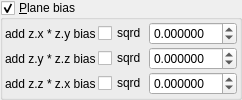
    <widget class="MyGroupBox" name="groupCheck_transf_function_enabledAz_false">
     <property name="font">
      <font>
       <weight>50</weight>
       <bold>false</bold>
      </font>
     </property>
     <property name="title">
      <string>&amp;Plane bias</string>
     </property>
     <property name="checkable">
      <bool>true</bool>
     </property>
     <layout class="QVBoxLayout" name="verticalLayout_7">
      <property name="leftMargin">
       <number>2</number>
      </property>
      <property name="topMargin">
       <number>2</number>
      </property>
      <property name="rightMargin">
       <number>2</number>
      </property>
      <property name="bottomMargin">
       <number>2</number>
      </property>
      <item>
       <layout class="QGridLayout" name="gridLayout_9" columnstretch="0,0,1">
        <property name="spacing">
         <number>2</number>
        </property>
        <item row="2" column="2">
         <widget class="MyDoubleSpinBox" name="spinbox3_transf_scale3D_000_z">
          <property name="enabled">
           <bool>true</bool>
          </property>
          <property name="sizePolicy">
           <sizepolicy hsizetype="Minimum" vsizetype="Maximum">
            <horstretch>0</horstretch>
            <verstretch>0</verstretch>
           </sizepolicy>
          </property>
          <property name="prefix">
           <string/>
          </property>
          <property name="suffix">
           <string/>
          </property>
          <property name="decimals">
           <number>6</number>
          </property>
          <property name="minimum">
           <double>-99.989999999999995</double>
          </property>
          <property name="maximum">
           <double>99.989999999999995</double>
          </property>
          <property name="singleStep">
           <double>0.100000000000000</double>
          </property>
         </widget>
        </item>
        <item row="1" column="2">
         <widget class="MyDoubleSpinBox" name="spinbox3_transf_scale3D_000_y">
          <property name="enabled">
           <bool>true</bool>
          </property>
          <property name="sizePolicy">
           <sizepolicy hsizetype="Minimum" vsizetype="Maximum">
            <horstretch>0</horstretch>
            <verstretch>0</verstretch>
           </sizepolicy>
          </property>
          <property name="prefix">
           <string/>
          </property>
          <property name="suffix">
           <string/>
          </property>
          <property name="decimals">
           <number>6</number>
          </property>
          <property name="minimum">
           <double>-99.989999999999995</double>
          </property>
          <property name="maximum">
           <double>99.989999999999995</double>
          </property>
          <property name="singleStep">
           <double>0.100000000000000</double>
          </property>
         </widget>
        </item>
        <item row="1" column="0">
         <widget class="QLabel" name="label_93">
          <property name="text">
           <string>add z.y * z.z bias</string>
          </property>
         </widget>
        </item>
        <item row="0" column="1">
         <widget class="MyCheckBox" name="checkBox_transf_function_enabledE_false">
          <property name="enabled">
           <bool>true</bool>
          </property>
          <property name="text">
           <string>sqrd</string>
          </property>
         </widget>
        </item>
        <item row="0" column="2">
         <widget class="MyDoubleSpinBox" name="spinbox3_transf_scale3D_000_x">
          <property name="enabled">
           <bool>true</bool>
          </property>
          <property name="sizePolicy">
           <sizepolicy hsizetype="Minimum" vsizetype="Maximum">
            <horstretch>0</horstretch>
            <verstretch>0</verstretch>
           </sizepolicy>
          </property>
          <property name="prefix">
           <string/>
          </property>
          <property name="suffix">
           <string/>
          </property>
          <property name="decimals">
           <number>6</number>
          </property>
          <property name="minimum">
           <double>-99.989999999999995</double>
          </property>
          <property name="maximum">
           <double>99.989999999999995</double>
          </property>
          <property name="singleStep">
           <double>0.100000000000000</double>
          </property>
         </widget>
        </item>
        <item row="2" column="1">
         <widget class="MyCheckBox" name="checkBox_transf_function_enabledK_false">
          <property name="enabled">
           <bool>true</bool>
          </property>
          <property name="text">
           <string>sqrd</string>
          </property>
         </widget>
        </item>
        <item row="2" column="0">
         <widget class="QLabel" name="label_72">
          <property name="text">
           <string>add z.z * z.x bias</string>
          </property>
         </widget>
        </item>
        <item row="1" column="1">
         <widget class="MyCheckBox" name="checkBox_transf_function_enabledF_false">
          <property name="enabled">
           <bool>true</bool>
          </property>
          <property name="text">
           <string>sqrd</string>
          </property>
         </widget>
        </item>
        <item row="0" column="0">
         <widget class="QLabel" name="label_90">
          <property name="text">
           <string>add z.x * z.y bias</string>
          </property>
         </widget>
        </item>
       </layout>
      </item>
     </layout>
    </widget>
